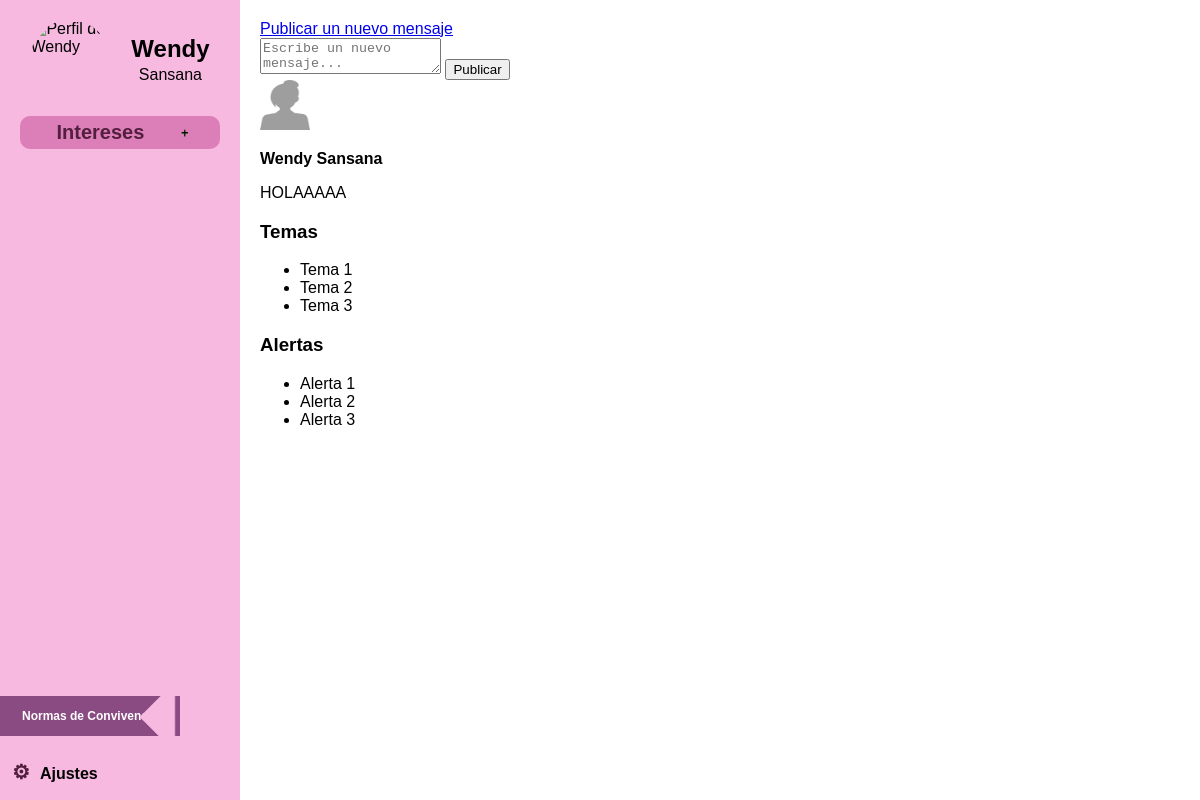
/test/ (signed in), run on an earlier commit of the app's database.
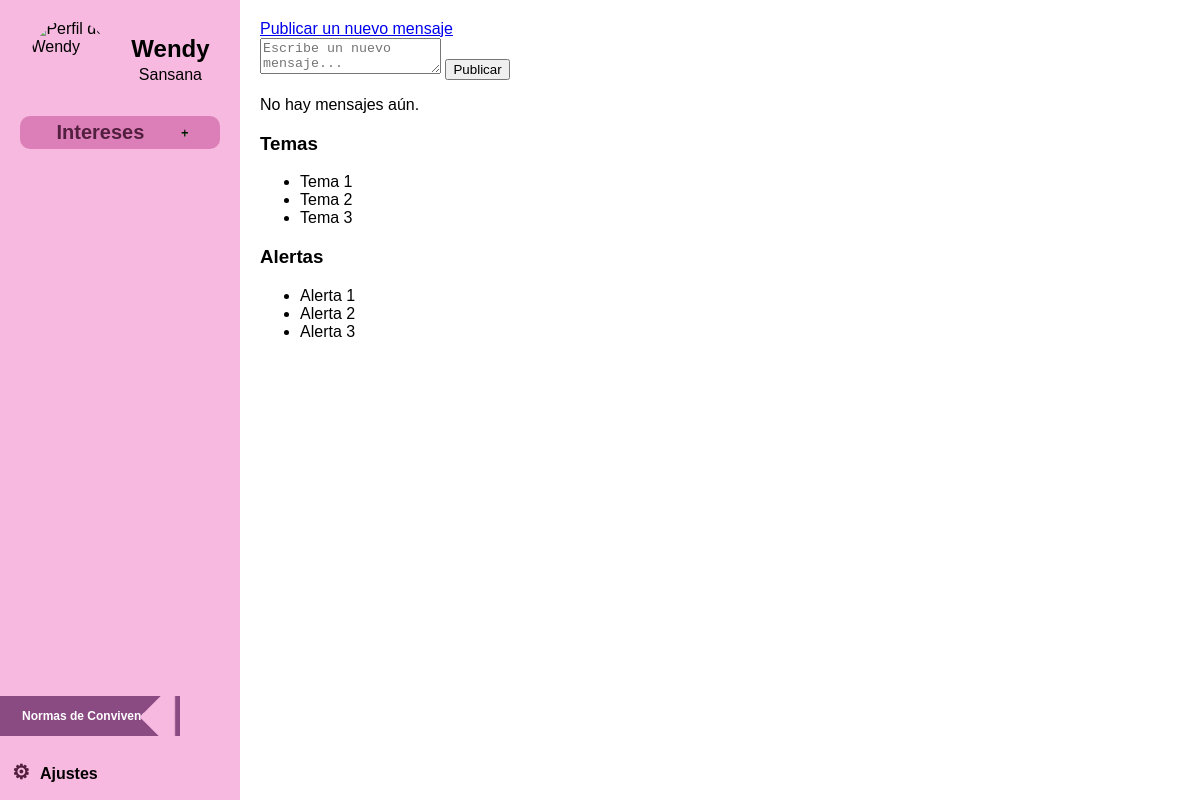
And on a later commit of the database.
### web_UDI/models.py (models this page shows)
class Mensaje(models.Model):
    contenido = models.TextField()
    usuario = models.ForeignKey(Usuario, on_delete=models.CASCADE)
    fecha_publicacion = models.DateTimeField(auto_now_add=True)

class Usuario(models.Model):
    usuario_id = models.AutoField(primary_key=True)
    nombres = models.CharField(max_length=100)
    apellidos = models.CharField(max_length=100)
    apodo = models.CharField(max_length=50)
    email = models.CharField(max_length=50)
    contraseña = models.CharField(max_length=128)
    foto_de_perfil = models.ImageField(upload_to='fotos_perfil/', blank=True, null=True)

### web_UDI/views.py (the view)
# urls.py: path('test/',views.test, name='test'),
def test(request):
    usuario_id = request.session.get('usuario_id')
    usuario = get_object_or_404(Usuario, usuario_id=usuario_id)
    mensajes = Mensaje.objects.all().order_by('-fecha_publicacion')
    avisos = Avisos.objects.all().order_by('-fecha_publicacion')
    return render(request, "web_UDI/test.html", {"mensajes": mensajes, "avisos": avisos,"usuario": usuario})

### UDI/web_UDI/templates/web_UDI/test.html (shortened to what this page needs)
<!DOCTYPE html>
<html lang="es">
<head>
    {% load static %}
    <link rel="stylesheet" href="{% static 'css/sidebar_styles.css' %}">
</head>
<body>
    {% include 'web_UDI/partials/sidebar.html' %}
    <div class="main-content">
        <a href="{% url 'posting' %}">Publicar un nuevo mensaje</a>
        <div class="post-area">
            <textarea placeholder="Escribe un nuevo mensaje..."></textarea>
            <button>Publicar</button>
        </div>
        <div class="mensajes">
            {% for mensaje in mensajes %}
                <div class="mensaje">
                    <img src="{{ mensaje.usuario.foto_de_perfil.url }}" alt="Foto de perfil" width="50" height="50">
                    <div>
                        <p><strong>{{ mensaje.usuario.apodo }}</strong></p>
                        <p>{{ mensaje.contenido }}</p>
                    </div>
                </div>
            {% empty %}
                <p>No hay mensajes aún.</p>
            {% endfor %}
        </div>
        <div class="temas-alertas">
            <div class="temas">
                <h3>Temas</h3>
                <ul>
                    <li>Tema 1</li>
                    <li>Tema 2</li>
                    <li>Tema 3</li>
                </ul>
            </div>
            <div class="alertas">
                <h3>Alertas</h3>
                <ul>
                    <li>Alerta 1</li>
                    <li>Alerta 2</li>
                    <li>Alerta 3</li>
                </ul>
            </div>
        </div>
    </div>
</body>
</html>

What changed in the data, as far as the page shows it:
removed Mensaje: usuario.foto_de_perfil (picture), usuario.apodo "Wendy Sansana", contenido "HOLAAAAA"
Also different on the page:
text now shown: "No hay mensajes aún."
